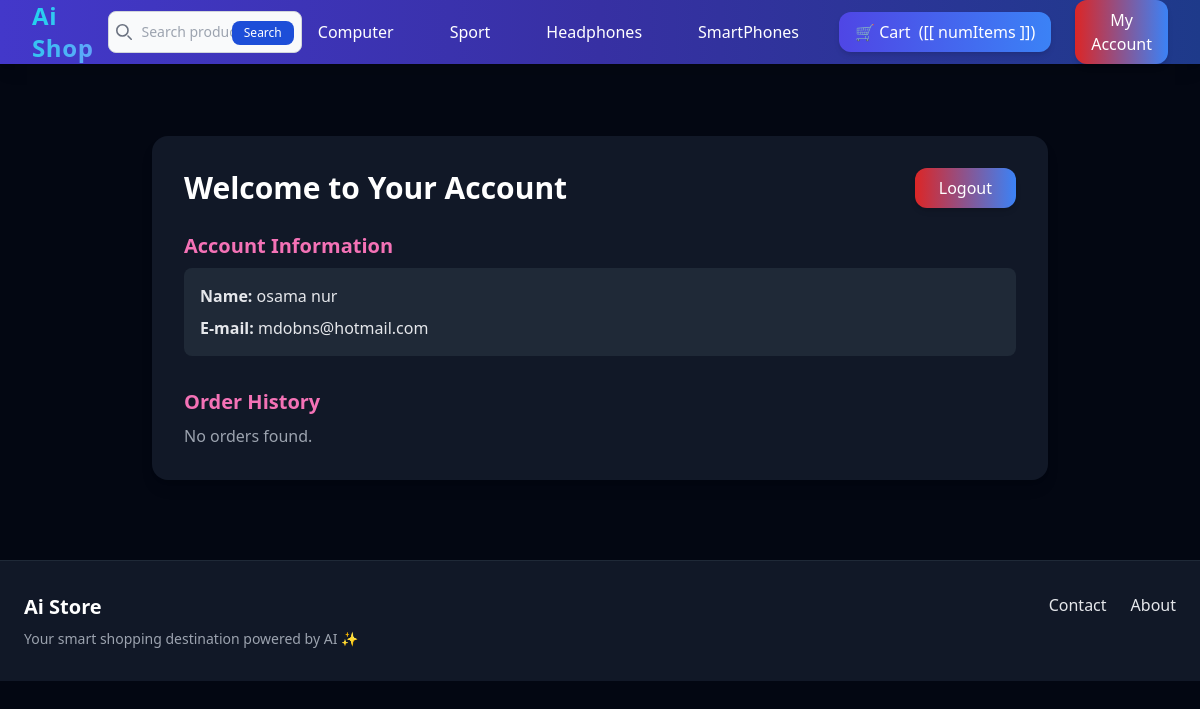
/myaccount/ (signed in), run on an earlier commit of the app's database.
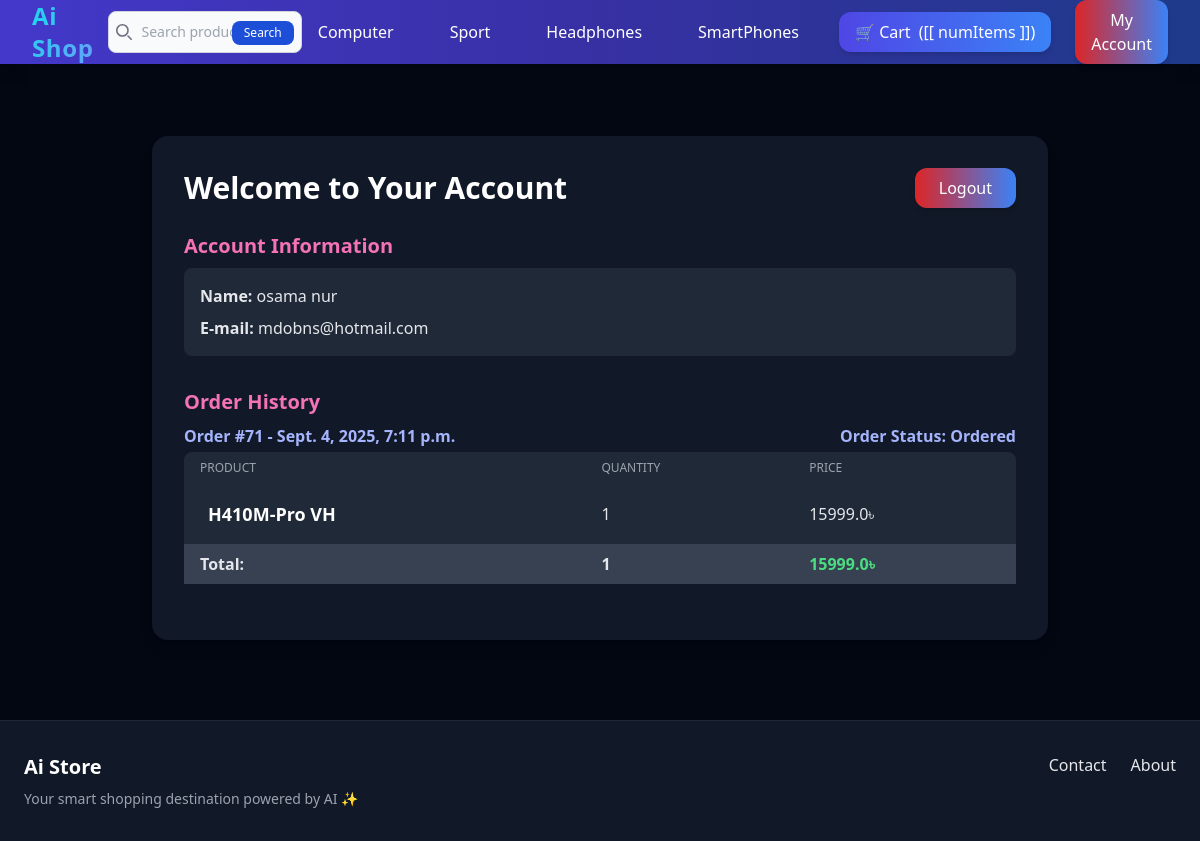
And on a later commit of the database.
### apps/store/models.py (models this page shows, shortened)
class Category(models.Model):
    title = models.CharField(max_length=255)
    slug = models.SlugField(max_length=255)
    ordering = models.IntegerField(default=0)
    class Meta:
        verbose_name_plural = 'Categories'
        ordering = ('ordering',)

class Product(models.Model):
    category = models.ForeignKey(Category, related_name='products', on_delete=models.CASCADE)
    parent = models.ForeignKey("self", blank=True, null=True, related_name='variants', on_delete=models.CASCADE)
    title = models.CharField(max_length=255)
    slug = models.SlugField(max_length=255)
    description = models.TextField(blank=True, null=True)
    is_featured = models.BooleanField(default=False)
    price = models.FloatField()
    view_count = models.PositiveIntegerField(default=0)
    num_available = models.IntegerField(default=1)
    image = models.ImageField(upload_to='uploads/', blank=True, null=True)
    thumbnail = models.ImageField(upload_to='thumbnails/', blank=True, null=True)
    dateadded = models.DateTimeField(auto_now_add=True)
    class Meta:
        ordering = ('-dateadded',)

### apps/order/models.py (models this page shows, shortened)
class Order(models.Model):
    ORDERED = 'Ordered'
    SHIPPED = 'Shipped'
    ARRIVED = 'Arrived'
    CANCELED = 'Canceled'
    CHOICES = [
        (ORDERED, 'Ordered'),
        (SHIPPED, 'Shipped'),
        (ARRIVED, 'Arrived'),
        (CANCELED, 'Canceled'),
    ]
    user = models.ForeignKey(User, related_name='orders',null=True, blank=True, on_delete=models.CASCADE)
    first_name = models.CharField(max_length=50)
    last_name = models.CharField(max_length=50)
    email = models.CharField(max_length=50)
    address = models.CharField(max_length=50)
    zipcode = models.CharField(max_length=50)
    place = models.CharField(max_length=50)
    created_at = models.DateTimeField( auto_now_add=True)
    paid = models.BooleanField(default=False)
    paid_amount = models.FloatField(blank= True, null=True)
    used_coupon = models.CharField(max_length=50, blank=True, null=True)
    payment_intent = models.CharField(max_length=255)
    shipped_date = models.DateTimeField(blank=True, null=True)
    status = models.CharField(max_length=50, choices=CHOICES, default=ORDERED)
    def get_total_item_quantity(self):
        total = sum(item.quantity for item in self.items.all())
        return total

class OrderItem(models.Model):
    order = models.ForeignKey(Order, related_name='items', on_delete=models.CASCADE)
    product = models.ForeignKey(Product, related_name='items', on_delete=models.DO_NOTHING)
    price =models.FloatField()
    quantity = models.IntegerField(default=1)

### apps/userprofile/views.py (the view)
# urls.py: path("myaccount/", myaccount, name= 'myaccount'),
@login_required
def myaccount(request):
    return render(request, 'myaccount.html')

### apps/cart/cart.py (called while the page is built)
    def get_total_length(self):
        return sum(int(item['quantity']) for item in self.cart.values())

### apps/cart/context_processors.py (called while the page is built)
def cart_count(request):
    cart = Cart(request)
    return {'cart_count': cart.get_total_length()}

### apps/store/context_processors.py (called while the page is built)
def menu_categories(request):
    categories = Category.objects.all()
    return {"menu_categories":categories}

### apps/userprofile/templates/myaccount.html (shortened to what this page needs)
{% extends 'base.html' %}
{% load static %}
{% block content %}
<div class="max-w-4xl mx-auto bg-gray-900 rounded-2xl shadow-lg p-8 text-gray-200 mt-8">
    <div class="flex items-center justify-between mb-6">
        <h1 class="text-3xl font-bold text-white">Welcome to Your Account</h1>
        <form action="{% url 'logout' %}" method="post">
            <button type="submit"
                class="inline-block px-6 py-2 bg-gradient-to-r from-red-600 to-blue-500 text-white rounded-xl shadow-md hover:scale-105 transform transition">
                Logout
            </button>
        </form>
    </div>
    <div class="mb-8">
        <h2 class="text-xl font-semibold text-pink-400 mb-2">Account Information</h2>
        <div class="bg-gray-800 rounded-lg p-4">
            <p class="mb-2"><strong>Name:</strong> {{ request.user.get_full_name }}</p>
            <p><strong>E-mail:</strong> {{ request.user.email }}</p>
        </div>
    </div>
    <div>
        <h2 class="text-xl font-semibold text-pink-400 mb-2">Order History</h2>
        <ul>
            {% for order in request.user.orders.all %}
                <li class="mb-6">
                    <div class="font-semibold text-indigo-300 mb-1">
                        <div class="flex justify-between items-center w-full">
                            <span>Order #{{ order.id }} - {{ order.created_at }}</span>
                            <span class="ml-4">Order Status: {{ order.get_status_display }}</span>
                        </div>
                    </div>
                    <div class="overflow-x-auto">
                        <table class="min-w-full bg-gray-800 rounded-lg shadow">
                            <thead>
                                <tr>
                                    <th class="px-4 py-2 text-left text-xs font-medium text-gray-400 uppercase">Product</th>
                                    <th class="px-4 py-2 text-left text-xs font-medium text-gray-400 uppercase">Quantity</th>
                                    <th class="px-4 py-2 text-left text-xs font-medium text-gray-400 uppercase">Price</th>
                                </tr>
                            </thead>
                            <tbody>
                                {% for item in order.items.all %}
                                <tr>
                                    <td class="px-6 py-4 whitespace-nowrap">
                                        <a href="{{ item.product.slug }}" class="text-lg font-semibold text-white hover:underline">
                                            {{ item.product.title }}
                                        </a>
                                    </td>
                                    <td class="px-4 py-2">{{ item.quantity }}</td>
                                    <td class="px-4 py-2">{{ item.price }}৳</td>
                                </tr>
                                {% endfor %}
                            </tbody>
                            <tfoot>
                                <tr class="bg-gray-700">
                                    <td class="px-4 py-2 font-bold">Total:</td>
                                    <td class="px-4 py-2 font-bold">{{ order.get_total_item_quantity }}</td>
                                    <td class="px-4 py-2 font-bold text-green-400">{{ order.paid_amount }}৳</td>
                                </tr>
                            </tfoot>
                        </table>
                    </div>
                </li>
            {% empty %}
                <li class="text-gray-400">No orders found.</li>
            {% endfor %}
        </ul>
    </div>
</div>
{% endblock %}

### apps/core/templates/base.html (shortened to what this page needs)
{% load static %}
<!DOCTYPE html>
<html lang="en">
<head>
  <script src="https://cdn.tailwindcss.com"></script>
  <link rel="stylesheet" href="{% static 'main.css' %}" />
</head>
<body class="bg-gray-950 text-gray-200 font-sans">
  <nav id="navbarApp" class="bg-gradient-to-r from-indigo-700 via-indigo-800 to-blue-900 shadow-lg">
    <div class="max-w-7xl mx-auto px-4 sm:px-6 lg:px-8">
      <div class="flex justify-between h-16 items-center">
        <a href="{% url 'frontpage' %}" class="text-2xl font-bold tracking-wide text-white">
          <span class="bg-gradient-to-r from-cyan-400 to-blue-400 bg-clip-text text-transparent">Ai Shop</span>
        </a>
        <form action="/search/" method="GET" class="max-w-xs sm:max-w-md mx-auto">
          <div class="relative">
            <div class="absolute inset-y-0 start-0 flex items-center ps-2 pointer-events-none">
            </div>
            <input type="search" id="default-search" name="q"
              class="block w-full py-2.5 ps-8 text-sm text-gray-900 border border-gray-300 rounded-lg bg-gray-50 focus:ring-blue-500 focus:border-blue-500 dark:bg-gray-700 dark:border-gray-600 dark:placeholder-gray-400 dark:text-white dark:focus:ring-blue-500 dark:focus:border-blue-500"
              placeholder="Search products..." required />
            <button type="submit"
              class="text-white absolute end-2 bottom-2 bg-blue-700 hover:bg-blue-800 focus:ring-4 focus:outline-none focus:ring-blue-300 font-medium rounded-lg text-xs px-3 py-1 dark:bg-blue-600 dark:hover:bg-blue-700 dark:focus:ring-blue-800">
              Search
            </button>
          </div>
        </form>
        <div class="hidden lg:flex space-x-6 items-center">
          {% for category in menu_categories %}
          <a href="{% url 'category_detail' category.slug %}"
            class="block px-4 py-2 text-white hover:bg-indigo-600 rounded-xl transition ">
            {{ category.title }}
          </a>
          {% endfor %}
          <a href="{% url 'cart' %}"
            class="flex items-center h-10 px-2 sm:px-4 bg-gradient-to-r from-indigo-600 to-blue-500 text-white rounded-xl shadow-md hover:scale-105 transform transition whitespace-nowrap">
            🛒 Cart <span class="ml-2">([[ numItems ]])</span>
          </a>
          {% if user.is_authenticated %}
            <form action="{% url 'myaccount' %}" method="post" class="inline">
                <button type="submit"
                    class="inline-block px-4 py-2 bg-gradient-to-r from-red-600 to-blue-500 text-white rounded-xl shadow-md hover:scale-105 transform transition">
                    My Account
                </button>
            </form>
          {% endif %}
        </div>
      </div>
    </div>
  </nav>
  <section class="max-w-7xl mx-auto px-6 py-10">
    {% block content %} {% endblock %}
  </section>
  <footer class="bg-gray-900 py-8 mt-10 border-t border-gray-800">
    <div class="max-w-7xl mx-auto grid grid-cols-1 md:grid-cols-2 gap-6 px-6">
      <div>
        <h2 class="text-xl font-semibold text-white">Ai Store</h2>
        <p class="text-gray-400 mt-2 text-sm">
          Your smart shopping destination powered by AI ✨
        </p>
      </div>
      <div class="flex space-x-6 justify-start md:justify-end">
        <a href="{% url 'contact' %}" class="hover:text-pink-400 transition">Contact</a>
        <a href="{% url 'about' %}" class="hover:text-pink-400 transition">About</a>
      </div>
    </div>
  </footer>
</body>
</html>

What changed in the data, as far as the page shows it:
added Order: id "71", created_at "Sept. 4, 2025, 7:11 p.m.", status "Ordered", get_total_item_quantity "1", paid_amount "15999.0"
added OrderItem: product "H410M-Pro VH", quantity "1", price "15999.0"
Also different on the page:
text no longer shown: "No orders found."
